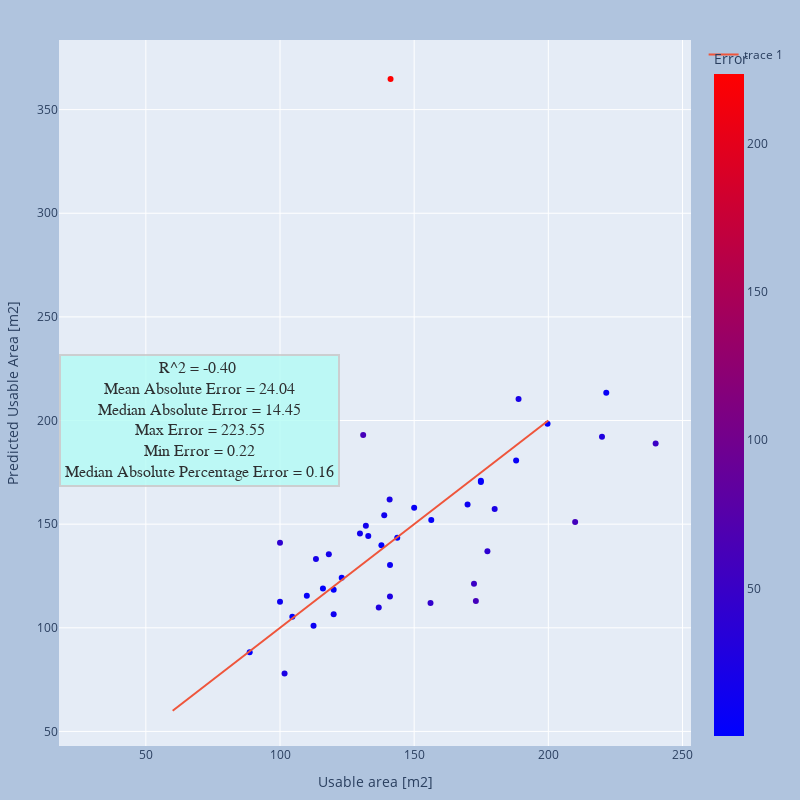

Source (notebook cell):
### Markdown cell above
#### Dataset without known norms

### Code cell
used_ds = df1
X_test = used_ds[used_cols].to_numpy()
Y_test = used_ds["Usable area [m2]"]
X_test = scaler.transform(X_test)
test_features = Variable(torch.from_numpy(X_test))
test_labels = Variable(torch.from_numpy(Y_test.to_numpy()).double())
# Model evaluation
with torch.no_grad():
        # set the model in evaluation mode
        model.eval()
        Y_pred = model(test_features).numpy().reshape(-1)
        df_pred = pd.DataFrame(Y_pred, columns=["Predicted Usable Area [m2]"])
        df_test_viz = used_ds.join(df_pred)
    
df_test_viz["Error"] = np.abs(df_test_viz["Usable area [m2]"] - df_test_viz["Predicted Usable Area [m2]"])

plot_df_summary(df_test_viz)

### Figure 1 — Plotly figure (JSON) as saved in the notebook; plotly's stock layout.template omitted (floating-point values rounded to 4 significant figures)
{"data": [{"customdata": [[1, 2], [2, 2], [3, 2], [4, 2], [5, 2], [6, 2], [7, 2], [8, 2], [9, 2], [10, 2], [11, 2], [12, 2], [13, 2], [14, 2], [15, 1], [16, 1], [17, 2], [18, 2], [19, 2], [20, 2], [21, 2], [22, 2], [23, 2], [24, 2], [25, 2], [26, 2], [27, 2], [28, 2], [29, 2], [30, 2], [31, 2], [32, 2], [33, 2], [34, 2], [35, 2], [36, 2], [37, 2], [38, 2], [39, 2], [40, 2], [41, 2], [42, 2]], "hovertemplate": "Usable area [m2]=%{x}<br>Predicted Usable Area [m2]=%{y}<br>No.=%{customdata[0]}<br>Number of stories=%{customdata[1]}<br>Error=%{marker.color}<extra></extra>", "legendgroup": "", "marker": {"color": [0.5351, 41.06, 12.55, 23.74, 0.7636, 5.426, 11.56, 19.81, 2.903, 17.34, 13.46, 1.665, 1.118, 15.63, 61.96, 17.28, 11.4, 26.97, 1.992, 15.44, 20.98, 25.93, 10.69, 223.5, 0.2158, 7.941, 44.14, 4.382, 10.42, 51.05, 60.07, 4.47, 3.966, 40.39, 22.66, 7.27, 21.47, 1.315, 58.97, 27.89, 8.177, 51.04], "coloraxis": "coloraxis", "symbol": "circle"}, "mode": "markers", "name": "", "orientation": "v", "showlegend": false, "type": "scatter", "x": [88.7, 100, 100, 101.7, 104.6, 110, 112.5, 113.4, 116, 118.2, 120, 120, 123, 129.8, 131, 132, 132.9, 136.8, 137.8, 138.8, 140.9, 141.0, 141, 141.2, 143.7, 150, 156.1, 156.4, 169.9, 172.3, 173, 174.9, 174.9, 177.3, 180, 188, 188.9, 199.7, 210, 220, 221.6, 240], "xaxis": "x", "y": [88.16, 141.1, 112.5, 77.96, 105.4, 115.4, 100.9, 133.2, 118.9, 135.5, 106.5, 118.3, 124.1, 145.4, 193.0, 149.3, 144.3, 109.8, 139.8, 154.3, 161.8, 115.1, 130.3, 364.7, 143.5, 157.9, 112.0, 152.0, 159.5, 121.2, 112.9, 170.4, 170.9, 136.9, 157.3, 180.7, 210.4, 198.4, 151.0, 192.1, 213.4, 189.0], "yaxis": "y"}, {"type": "scatter", "x": [60, 63.41, 66.83, 70.24, 73.66, 77.07, 80.49, 83.9, 87.32, 90.73, 94.15, 97.56, 101.0, 104.4, 107.8, 111.2, 114.6, 118.0, 121.5, 124.9, 128.3, 131.7, 135.1, 138.5, 142.0, 145.4, 148.8, 152.2, 155.6, 159.0, 162.4, 165.9, 169.3, 172.7, 176.1, 179.5, 182.9, 186.3, 189.8, 193.2, 196.6, 200], "y": [60, 63.41, 66.83, 70.24, 73.66, 77.07, 80.49, 83.9, 87.32, 90.73, 94.15, 97.56, 101.0, 104.4, 107.8, 111.2, 114.6, 118.0, 121.5, 124.9, 128.3, 131.7, 135.1, 138.5, 142.0, 145.4, 148.8, 152.2, 155.6, 159.0, 162.4, 165.9, 169.3, 172.7, 176.1, 179.5, 182.9, 186.3, 189.8, 193.2, 196.6, 200]}], "layout": {"annotations": [{"align": "center", "bgcolor": "#B3FCF5", "bordercolor": "#c7c7c7", "borderpad": 4, "borderwidth": 2, "font": {"color": "#000000", "family": "Serif", "size": 16}, "opacity": 0.8, "showarrow": false, "text": "R^2 = -0.40 <br>Mean Absolute Error = 24.04<br>Median Absolute Error = 14.45<br>Max Error = 223.55<br>Min Error = 0.22<br>Median Absolute Percentage Error = 0.16", "x": 70, "y": 200}], "coloraxis": {"colorbar": {"title": {"text": "Error"}}, "colorscale": [[0, "rgb(0,0,255)"], [1, "rgb(255,0,0)"]]}, "height": 800, "legend": {"tracegroupgap": 0}, "margin": {"b": 20, "l": 20, "r": 20, "t": 40}, "paper_bgcolor": "LightSteelBlue", "width": 800, "xaxis": {"anchor": "y", "domain": [0, 1], "title": {"text": "Usable area [m2]"}}, "yaxis": {"anchor": "x", "domain": [0, 1], "title": {"text": "Predicted Usable Area [m2]"}}}}
